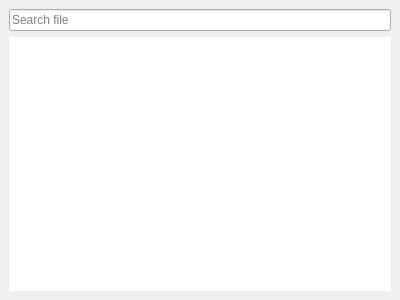
<?xml version="1.0" encoding="UTF-8"?>
<ui version="4.0">
 <class>RecentFilesOverview</class>
 <widget class="QWidget" name="RecentFilesOverview">
  <property name="geometry">
   <rect>
    <x>0</x>
    <y>0</y>
    <width>400</width>
    <height>300</height>
   </rect>
  </property>
  <property name="windowTitle">
   <string>Form</string>
  </property>
  <layout class="QVBoxLayout" name="verticalLayout">
   <property name="spacing">
    <number>0</number>
   </property>
   <property name="leftMargin">
    <number>0</number>
   </property>
   <property name="topMargin">
    <number>0</number>
   </property>
   <property name="rightMargin">
    <number>0</number>
   </property>
   <property name="bottomMargin">
    <number>0</number>
   </property>
   <item>
    <widget class="KiranColorBlock" name="widget" native="true">
     <layout class="QVBoxLayout" name="verticalLayout_2">
      <item>
       <widget class="KiranSearchBox" name="lineEditSearch">
        <property name="placeholderText">
         <string>Search file</string>
        </property>
       </widget>
      </item>
      <item>
       <widget class="StyledTreeWidget" name="treeWidgetShowFiles">
        <property name="frameShape">
         <enum>QFrame::NoFrame</enum>
        </property>
        <property name="rootIsDecorated">
         <bool>false</bool>
        </property>
        <property name="headerHidden">
         <bool>true</bool>
        </property>
        <property name="expandsOnDoubleClick">
         <bool>false</bool>
        </property>
        <property name="columnCount">
         <number>1</number>
        </property>
        <column>
         <property name="text">
          <string notr="true">1</string>
         </property>
        </column>
       </widget>
      </item>
     </layout>
    </widget>
   </item>
  </layout>
 </widget>
 <customwidgets>
  <customwidget>
   <class>KiranColorBlock</class>
   <extends>QWidget</extends>
   <header>kiran-color-block.h</header>
   <container>1</container>
  </customwidget>
  <customwidget>
   <class>KiranSearchBox</class>
   <extends>QLineEdit</extends>
   <header>kiran-search-box.h</header>
  </customwidget>
  <customwidget>
   <class>StyledTreeWidget</class>
   <extends>QTreeWidget</extends>
   <header>styled-tree-widget.h</header>
  </customwidget>
 </customwidgets>
 <resources/>
 <connections/>
</ui>
